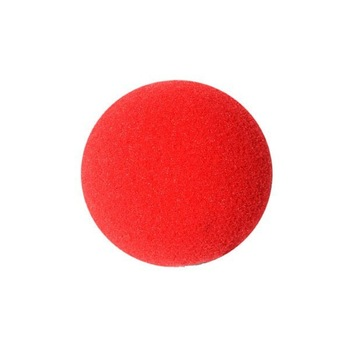
#> input picture ProjectImageviolejones/clown-nose.jpg, 350 x 350 px
$ python -i appliedfunctions.py   (imports and definitions only)
#> lines starting #> are read from the running program, lines starting #| are printed output that depends on the picture
#> further down, picture is the input picture: shape (350, 350, 3); mean B, G, R 205.8, 205.9, 250.5
from commonfunctions import *
from skimage.filters import gaussian
from skimage.color import rgb2ycbcr
from skimage.color import rgb2yuv
from skimage.transform import resize
import numpy as np
import math
from skimage.morphology import binary_erosion, binary_dilation
from skimage import exposure
import cv2
from skimage.filters import threshold_otsu
from skimage.transform import rotate


######################################################################################################
######################################################################################################
######################################################################################################

def erode(img, window_size, origin_position):
    new_img = np.ones((img.shape[0], img.shape[1]))
    for i in range(origin_position[0], img.shape[0] - window_size[0] + origin_position[0]):
        for j in range(origin_position[1], img.shape[1] - window_size[1] + origin_position[1]):
            x_start = i-origin_position[0]
            y_start = j-origin_position[1]
            mini = 256
            for x in range( x_start , x_start + window_size[0]):
                for y in range( y_start, y_start + window_size[1]):
                    if img[x][y] < mini:
                        mini = img[x][y]

            if(x_start + window_size[0]+1 < img.shape[0] and img[x_start + window_size[0]+1][y_start]<mini):
                mini = img[x_start + window_size[0]+1][y_start]
            if(y_start + window_size[1]+1 < img.shape[1] and img[x_start ][y_start+ window_size[1]+1]<mini):
                mini = img[x_start ][y_start+ window_size[1]+1]

            if(x_start + window_size[0]-1 > 0 and img[x_start + window_size[0]-1][y_start]<mini):
                mini = img[x_start + window_size[0]-1][y_start]
            if(y_start + window_size[1]-1 > 0 and img[x_start ][y_start+ window_size[1]-1]<mini):
                mini = img[x_start ][y_start+ window_size[1]-1]

            new_img[i,j] = mini
    return new_img


# [14 lines left out: function erodesmall, not called in this run]


def dilate(img, window_size, origin_position):
    new_img = np.ones((img.shape[0], img.shape[1]))
    for i in range(origin_position[0], img.shape[0] - window_size[0] + origin_position[0]):
        for j in range(origin_position[1], img.shape[1] - window_size[1] + origin_position[1]):
            x_start = i-origin_position[0]
            y_start = j-origin_position[1]
            maxi = -1
            for x in range( x_start , x_start + window_size[0]):
                for y in range( y_start, y_start + window_size[1]):
                    if img[x][y] > maxi:
                        maxi = img[x][y]
            if(x_start + window_size[0]+1 < img.shape[0] and img[x_start + window_size[0]+1][y_start]>maxi):
                maxi = img[x_start + window_size[0]+1][y_start]
            if(y_start + window_size[1]+1 < img.shape[1] and img[x_start ][y_start+ window_size[1]+1]>maxi):
                   maxi = img[x_start ][y_start+ window_size[1]+1]

            if(x_start + window_size[0]-1 > 0 and img[x_start + window_size[0]-1][y_start]>maxi):
                maxi = img[x_start + window_size[0]-1][y_start]
            if(y_start + window_size[1]-1 > 0 and img[x_start ][y_start+ window_size[1]-1]>maxi):
                maxi = img[x_start ][y_start+ window_size[1]-1]
            new_img[i,j] = maxi
    return new_img


# [167 lines left out: functions distance, sunglassesfilter, hatfilter, clown_nose_filter, mouth_filter, face_filter and 1 more, not called in this run]

def geteyemap(img):
        ycbcr_image = rgb2ycbcr(img).astype('uint8')
#> ycbcr_image: shape (350, 350, 3); mean of channels 0, 1, 2 197, 147.4, 124.7
        y = ycbcr_image[:,:,0]
        cb = ycbcr_image[:,:,1]
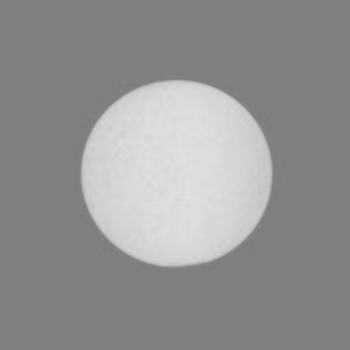
#> cb: shape (350, 350); min 123, max 226, mean 147.4
        cr = ycbcr_image[:,:,2]
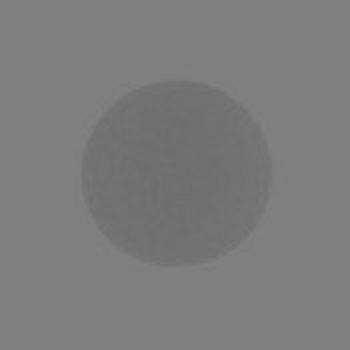
#> cr: shape (350, 350); min 110, max 130, mean 124.7

        chromamap= 1/3 *((cb/cr) + cb**2 + (1-cr)**2)
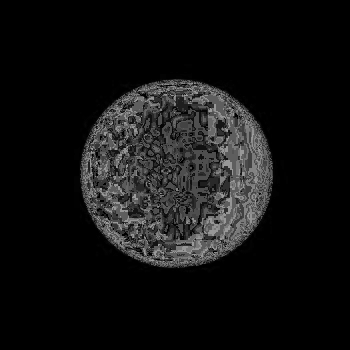
#> chromamap: shape (350, 350) float64; min 0.331, max 158.6, mean 18.5

        newchromamap = exposure.equalize_hist(chromamap)
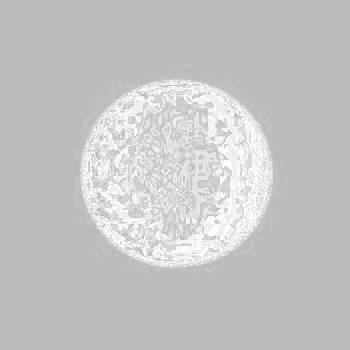
#> newchromamap: shape (350, 350) float64; min 0.734, max 1, mean 0.77

        windowsize=[3,3]
        orgin=[1,1]
        ydilate= dilate(y,windowsize,orgin)
#> after the loop in dilate, `for i in range(origin_position[0], img.shape[0] - window_size[0] + ori..`:
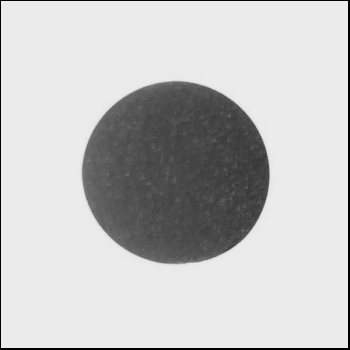
#> new_img: shape (350, 350) float64; min 1, max 235, mean 196.6
        yerode= erode(y,windowsize,orgin)
#> after the loop in erode, `for i in range(origin_position[0], img.shape[0] - window_size[0] + ori..`:
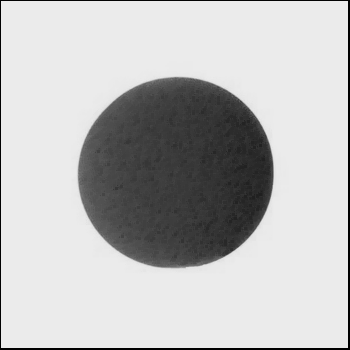
#> new_img: shape (350, 350) float64; min 1, max 235, mean 189.5

        lumamap = ydilate / (yerode+1)
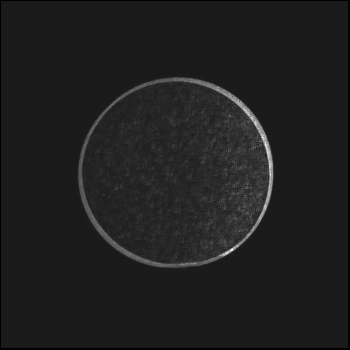
#> lumamap: shape (350, 350) float64; min 0.5, max 5.28, mean 1.09; drawn with min black and max white


        eyemap =(1-newchromamap)+lumamap
        return eyemap

# [19 lines left out: functions getnose, getmouth, not called in this run]


######################################################################################################
######################################################################################################
######################################################################################################

>>> import cv2
>>> picture = cv2.imread('clown-nose.jpg')
>>> result = geteyemap(picture)
